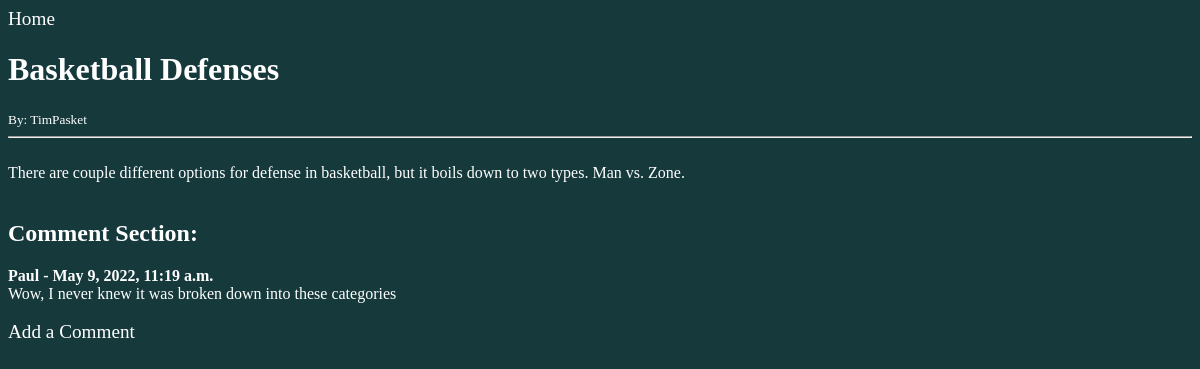
Page /post/3 on the earlier database version.
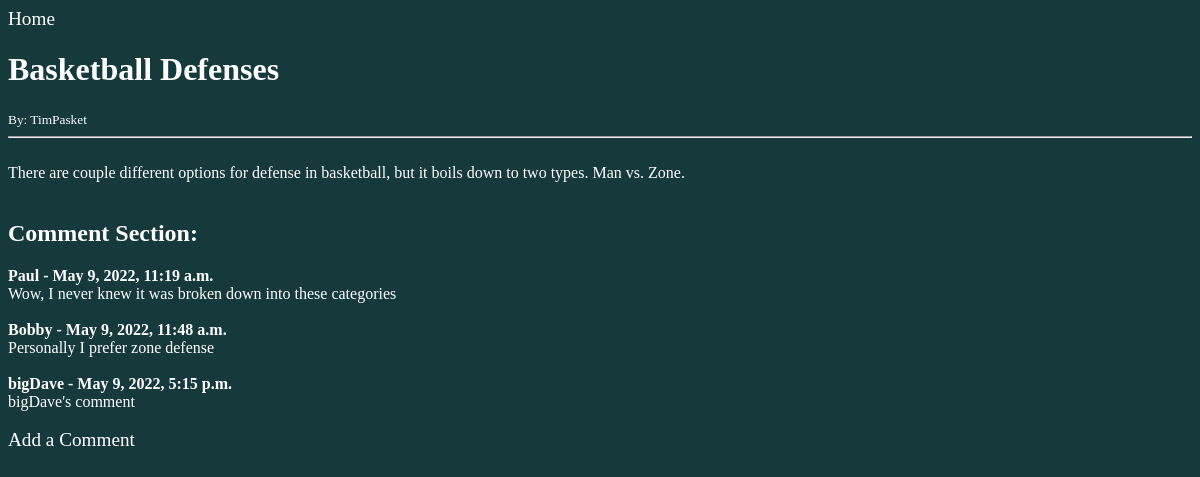
Same page on the later database version.
### users/models.py (models this page shows, shortened)
class Comment(models.Model):
    post = models.ForeignKey(Post, related_name='comments', on_delete=models.CASCADE)
    name = models.CharField(max_length=100)
    body = models.TextField()
    dateAdded = models.DateTimeField(auto_now_add=True)

### users/views.py (the view)
# urls.py: path('post/<int:pk>', postDetailsPage.as_view(), name='postDetails'),
class postDetailsPage(DetailView):
  model = Post
  template_name = 'postDetails.html'

### users/templates/users/postDetails.html (shortened to what this page needs)
{% load static %}
<!DOCTYPE html>
<html lang="en">
  <head>
    <link rel="stylesheet" href="{% static '/css/styles.css' %}" />
  </head>
  <body>
    <a class="homeBtn" href="{% url 'home' %}">Home</a>
    <h1>{{post.title}}</h1>
    <small>By: {{post.author.username}} </small>
    <br />
    <hr />
    <br />
    {{post.body}}
    <br />
    <br />
    <h2>Comment Section:</h2>
    {% if not post.comments.all %}
      No comments yet...<a href"{% url 'addComment' post.pk %}">Add one</a>
    {%else%}
      {% for comment in post.comments.all %}
        <strong>
        {{comment.name}} - {{comment.dateAdded}}
        </strong>
        <br>
        {{comment.body}}
        <br><br>
        {% endfor %}
    {% endif %}
    <a class="addComment" href="{% url 'addComment' post.pk %}">Add a Comment</a>
  </body>
</html>

Differences in the rows shown:
added Comment: name "Bobby", dateAdded "May 9, 2022, 11:48 a.m.", body "Personally I prefer zone defense"
added Comment: name "bigDave", dateAdded "May 9, 2022, 5:15 p.m.", body "bigDave's comment"
